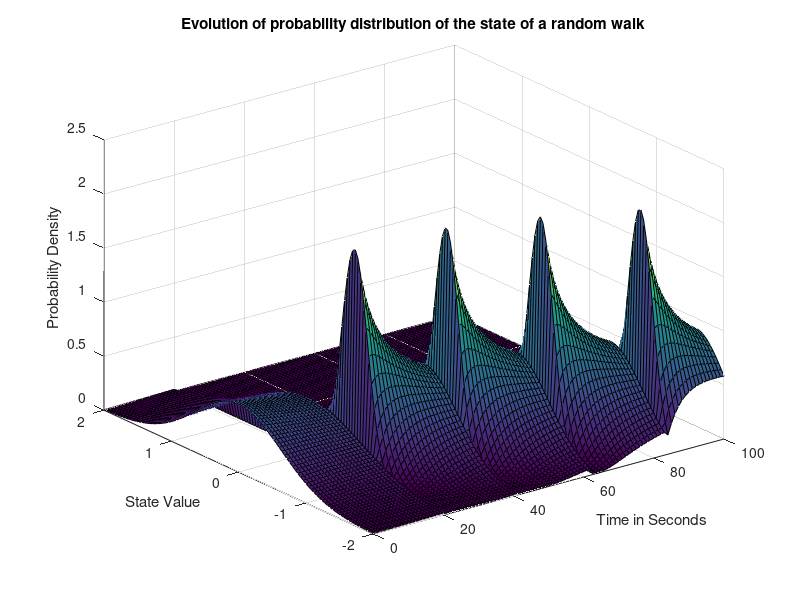
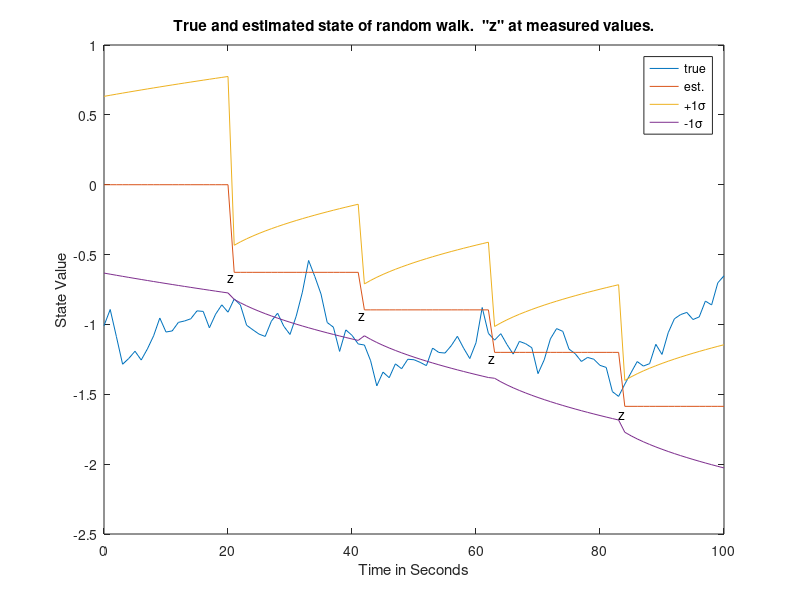

MATLAB code for these plots, in order:
% 
% M. S. Grewal and A. P. Andrews,
% Kalman Filtering: Theory and Practice Using MATLAB, 4th Edition
% Wiley, 2014.
%
% Demonstration of probability conditioning on measurements of a random
% walk variate.
%
close all;
clear all;
disp('M. S. Grewal and A. P. Andrews,');
disp('Kalman Filtering: Theory and Practice Using MATLAB');
disp('4th Edition, Wiley ,2014.');
disp(' ');
disp('ProbCond.m:');
disp('Demonstration should help you visualize');
disp('how estimation influences uncertainty.');
disp(' ');
disp('It demonstrates the effect that the Kalman filter');
disp('has in terms of its conditioning of the probability');
disp('distribution of the state of a random walk variate.');
P = .4; x = sqrt(P)*randn(1); xhat = 0; H = 1; Q = .01; 
R = .04; A = zeros(101,101);nm = 0; mi = 21;
   for k=1:101,
   xt(k) = x;
   xh(k) = xhat;
   xu(k) = xhat+sqrt(P);
   xl(k) = xhat-sqrt(P);
      for m=1:101,
      dev  = (m-51)/25 - xhat;
      prob = exp(-dev^2/(2*P))/sqrt(2*pi*P);
      A(m,k) = prob;
      end;
   P = P + Q;
      if (mi*round(k/mi) == k),
      disp(['Measurement taken at t = ',num2str(k),' seconds.']);
      z = H*x + randn(1)*sqrt(R);
      K = P*H/(H^2*P+R);
      xhat = xhat + K*(z - H*xhat);
      P = P - K*H*P;
      nm = nm + 1;
      t0(nm) = k-1;
      z0(nm) = z;
      end;
   x = x + randn(1)*sqrt(Q);
   s(k) = (k-51)/25;
   t(k) = k-1;
   end;
clf;
surf(t,s,A);
zlabel('Probability Density');
xlabel('Time in Seconds');
ylabel('State Value');
title('Evolution of probability distribution of the state of a random walk');
disp('Plot shows evolution of inferred probability distribution');
disp('of the state of a random walk.');
disp(' ');
disp('Note the broadening of the probability distribution');
disp(['except when measurements are taken (every ',num2str(mi),' seconds).']);
disp(' ');
response = input('Press <ENTER> to continue.');
   if (response=='p'),                    % Allows printing the figure ...
   response = input('Print to what?','s');
     if (length(response)==7),
        if (response == 'printer'),print; % to the printer ...
        else print -deps response;end     % or to a file.
     else print -deps response;end;
   end;
figure;
plot(t,xt,t,xh,t,xu,t,xl);
   for n=1:nm,
   text(t0(n),z0(n),'z');
   end;
xlabel('Time in Seconds');
ylabel('State Value');
legend('true','est.','+1\sigma','-1\sigma');
title('True and estimated state of random walk.  "z" at measured values.');
disp('Plots show true and estimated (+/- 1 sigma) state values.');
disp('The true value should be within the +/- bounds');
disp(' more than half the time.  Is it?');
disp(' ');
disp('Measured values (with measurement noise)');
disp(' are indicated by "z"');
disp(' ');
disp('Why do the +/- 1-sigma bounds contract');
disp('whenever measurements are taken?');
disp('Why do they expand between measurements?');
disp(' ');
disp('NOTE: Results will be different each time you run this.');
disp('      Try it and see.');

